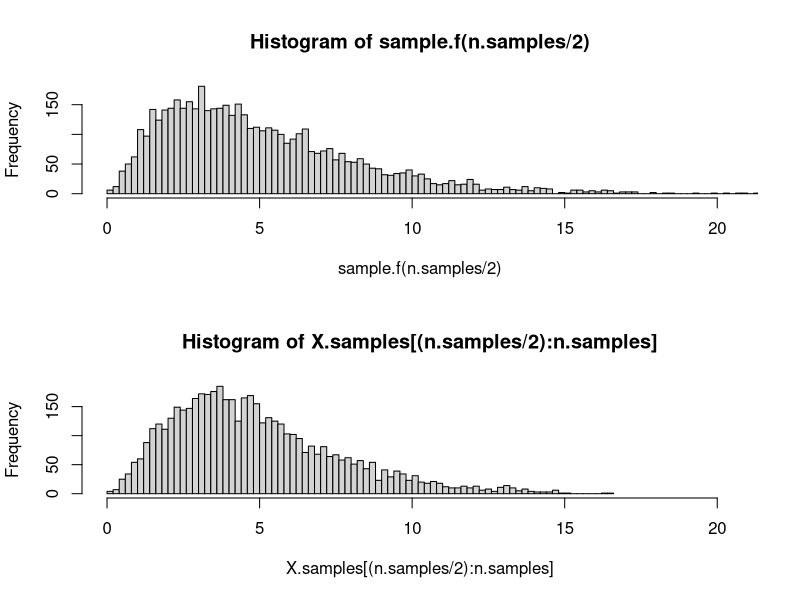

The R source for this figure:
chisq.df <- 5

proposal <- function(center){
  r <- rnorm(1, mean=center, sd = 1)
  return(max(0, r))
}

density.f <- function(x){
  return(dchisq(x, df=chisq.df))
}

x <- runif(1, min=50, max=100)

X.samples <- c(x)
n.samples <- 1e4
counter <- 0

while (length(X.samples) < n.samples) {
  
  counter <- counter + 1
  
  candidate.x <- proposal(x)
  
  alpha <- density.f(candidate.x)/density.f(x)
  
  if (runif(1, min=0, max=1) < min(alpha, 1.0)) {x
    x <- candidate.x
    X.samples <- c(X.samples, x)
  }
  
}

sample.f <- function(n){
  return(rchisq(n, df=chisq.df))
}
par(mfrow=c(2,1))
hist(sample.f(n.samples/2), 100, xlim=c(0, qchisq(.999, df=chisq.df)))
hist(X.samples[(n.samples/2):n.samples], 100, xlim=c(0, qchisq(.999, df=chisq.df)))

